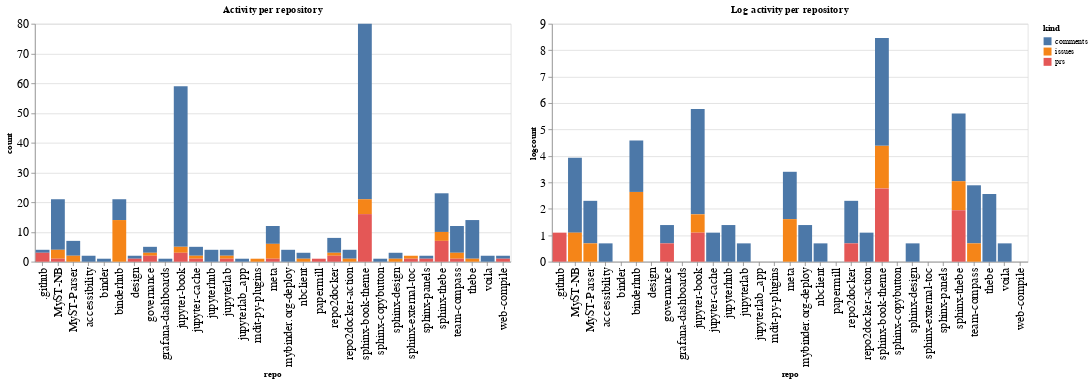

This figure's notebook cell:
### Code cell
ch1 = alt.Chart(repo_summaries, width=600, title="Activity per repository").mark_bar().encode(
    x='repo',
    y='count',
    color='kind',
    tooltip="kind"
)

ch2 = alt.Chart(repo_summaries, width=600, title="Log activity per repository").mark_bar().encode(
    x='repo',
    y='logcount',
    color='kind',
    tooltip="kind"
)

ch1 | ch2

### Figure 1 — Vega-Lite specification as saved in the notebook (floating-point values rounded to 4 significant figures)
{"config": {"axisLeft": {"labelFontSize": 15}, "axisBottom": {"labelFontSize": 15}}, "hconcat": [{"mark": "bar", "encoding": {"color": {"type": "nominal", "field": "kind"}, "tooltip": {"type": "nominal", "field": "kind"}, "x": {"type": "nominal", "field": "repo"}, "y": {"type": "quantitative", "field": "count"}}, "title": "Activity per repository", "width": 600}, {"mark": "bar", "encoding": {"color": {"type": "nominal", "field": "kind"}, "tooltip": {"type": "nominal", "field": "kind"}, "x": {"type": "nominal", "field": "repo"}, "y": {"type": "quantitative", "field": "logcount"}}, "title": "Log activity per repository", "width": 600}], "data": {"name": "data-b76c060bdf49eb60c5a17fb1d60c0bbe"}, "$schema": "https://vega.github.io/schema/vega-lite/v4.8.1.json", "datasets": {"data-b76c060bdf49eb60c5a17fb1d60c0bbe": [{"repo": ".github", "kind": "comments", "count": 1, "logcount": 0.0}, {"repo": ".github", "kind": "prs", "count": 3, "logcount": 1.099}, {"repo": "MyST-NB", "kind": "comments", "count": 17, "logcount": 2.833}, {"repo": "MyST-NB", "kind": "issues", "count": 3, "logcount": 1.099}, {"repo": "MyST-NB", "kind": "prs", "count": 1, "logcount": 0.0}, {"repo": "MyST-Parser", "kind": "comments", "count": 5, "logcount": 1.609}, {"repo": "MyST-Parser", "kind": "issues", "count": 2, "logcount": 0.6931}, {"repo": "accessibility", "kind": "comments", "count": 2, "logcount": 0.6931}, {"repo": "binder", "kind": "comments", "count": 1, "logcount": 0.0}, {"repo": "binderhub", "kind": "comments", "count": 7, "logcount": 1.946}, {"repo": "binderhub", "kind": "issues", "count": 14, "logcount": 2.639}, {"repo": "design", "kind": "comments", "count": 1, "logcount": 0.0}, {"repo": "design", "kind": "prs", "count": 1, "logcount": 0.0}, {"repo": "governance", "kind": "comments", "count": 2, "logcount": 0.6931}, {"repo": "governance", "kind": "issues", "count": 1, "logcount": 0.0}, {"repo": "governance", "kind": "prs", "count": 2, "logcount": 0.6931}, {"repo": "grafana-dashboards", "kind": "comments", "count": 1, "logcount": 0.0}, {"repo": "jupyter-book", "kind": "comments", "count": 54, "logcount": 3.989}, {"repo": "jupyter-book", "kind": "issues", "count": 2, "logcount": 0.6931}, {"repo": "jupyter-book", "kind": "prs", "count": 3, "logcount": 1.099}, {"repo": "jupyter-cache", "kind": "comments", "count": 3, "logcount": 1.099}, {"repo": "jupyter-cache", "kind": "issues", "count": 1, "logcount": 0.0}, {"repo": "jupyter-cache", "kind": "prs", "count": 1, "logcount": 0.0}, {"repo": "jupyterhub", "kind": "comments", "count": 4, "logcount": 1.386}, {"repo": "jupyterlab", "kind": "comments", "count": 2, "logcount": 0.6931}, {"repo": "jupyterlab", "kind": "issues", "count": 1, "logcount": 0.0}, {"repo": "jupyterlab", "kind": "prs", "count": 1, "logcount": 0.0}, {"repo": "jupyterlab_app", "kind": "comments", "count": 1, "logcount": 0.0}, {"repo": "mdit-py-plugins", "kind": "issues", "count": 1, "logcount": 0.0}, {"repo": "meta", "kind": "comments", "count": 6, "logcount": 1.792}, {"repo": "meta", "kind": "issues", "count": 5, "logcount": 1.609}, {"repo": "meta", "kind": "prs", "count": 1, "logcount": 0.0}, {"repo": "mybinder.org-deploy", "kind": "comments", "count": 4, "logcount": 1.386}, {"repo": "nbclient", "kind": "comments", "count": 2, "logcount": 0.6931}, {"repo": "nbclient", "kind": "issues", "count": 1, "logcount": 0.0}, {"repo": "papermill", "kind": "prs", "count": 1, "logcount": 0.0}, {"repo": "repo2docker", "kind": "comments", "count": 5, "logcount": 1.609}, {"repo": "repo2docker", "kind": "issues", "count": 1, "logcount": 0.0}, {"repo": "repo2docker", "kind": "prs", "count": 2, "logcount": 0.6931}, {"repo": "repo2docker-action", "kind": "comments", "count": 3, "logcount": 1.099}, {"repo": "repo2docker-action", "kind": "issues", "count": 1, "logcount": 0.0}, {"repo": "sphinx-book-theme", "kind": "comments", "count": 59, "logcount": 4.078}, {"repo": "sphinx-book-theme", "kind": "issues", "count": 5, "logcount": 1.609}, {"repo": "sphinx-book-theme", "kind": "prs", "count": 16, "logcount": 2.773}, {"repo": "sphinx-copybutton", "kind": "comments", "count": 1, "logcount": 0.0}, {"repo": "sphinx-design", "kind": "comments", "count": 2, "logcount": 0.6931}, {"repo": "sphinx-design", "kind": "issues", "count": 1, "logcount": 0.0}, {"repo": "sphinx-external-toc", "kind": "issues", "count": 1, "logcount": 0.0}, {"repo": "sphinx-external-toc", "kind": "prs", "count": 1, "logcount": 0.0}, {"repo": "sphinx-panels", "kind": "comments", "count": 1, "logcount": 0.0}, {"repo": "sphinx-panels", "kind": "prs", "count": 1, "logcount": 0.0}, {"repo": "sphinx-thebe", "kind": "comments", "count": 13, "logcount": 2.565}, {"repo": "sphinx-thebe", "kind": "issues", "count": 3, "logcount": 1.099}, {"repo": "sphinx-thebe", "kind": "prs", "count": 7, "logcount": 1.946}, {"repo": "team-compass", "kind": "comments", "count": 9, "logcount": 2.197}, {"repo": "team-compass", "kind": "issues", "count": 2, "logcount": 0.6931}, {"repo": "team-compass", "kind": "prs", "count": 1, "logcount": 0.0}, {"repo": "thebe", "kind": "comments", "count": 13, "logcount": 2.565}, {"repo": "thebe", "kind": "issues", "count": 1, "logcount": 0.0}, {"repo": "voila", "kind": "comments", "count": 2, "logcount": 0.6931}, {"repo": "web-compile", "kind": "comments", "count": 1, "logcount": 0.0}, {"repo": "web-compile", "kind": "prs", "count": 1, "logcount": 0.0}]}}
